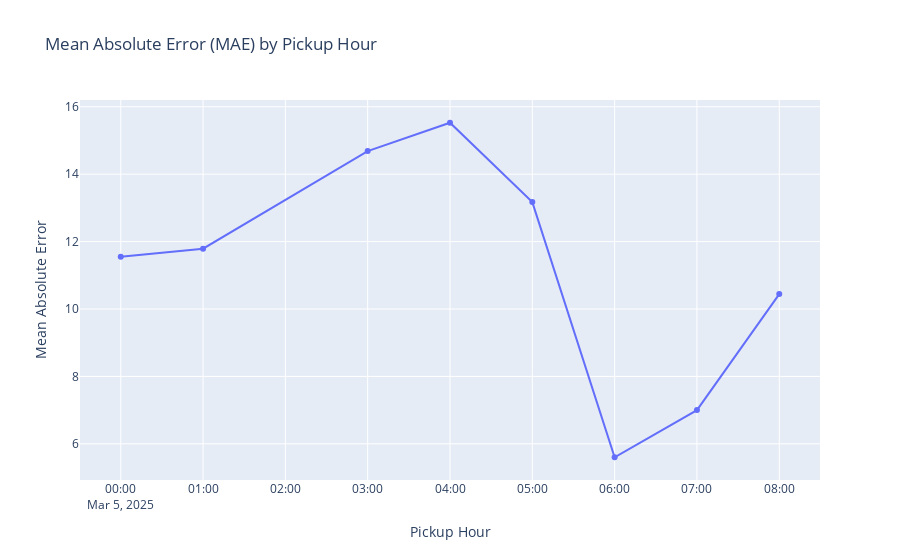

The notebook cell this image was saved under:
### Code cell
import pandas as pd  
import plotly.express as px
df1 = df
df2 = df_pred

# Merge the DataFrames on 'pickup_location_id' and 'pickup_hour'  
merged_df = pd.merge(df1, df2, on=['pickup_location_id', 'pickup_hour'])  

# Calculate the absolute error  
merged_df['absolute_error'] = abs(merged_df['predicted_demand'] - merged_df['rides'])  

# Group by 'pickup_hour' and calculate the mean absolute error (MAE)  
mae_by_hour = merged_df.groupby('pickup_hour')['absolute_error'].mean().reset_index()  
mae_by_hour.rename(columns={'absolute_error': 'MAE'}, inplace=True)  

# Create a Plotly plot  
fig = px.line(  
    mae_by_hour,  
    x='pickup_hour',  
    y='MAE',  
    title='Mean Absolute Error (MAE) by Pickup Hour',  
    labels={'pickup_hour': 'Pickup Hour', 'MAE': 'Mean Absolute Error'},  
    markers=True  
)  

# Show the plot  
fig.show()

### Figure 1 — Plotly figure (JSON) as saved in the notebook; plotly's stock layout.template omitted (floating-point values rounded to 4 significant figures)
{"data": [{"hovertemplate": "Pickup Hour=%{x}<br>Mean Absolute Error=%{y}<extra></extra>", "legendgroup": "", "line": {"color": "#636efa", "dash": "solid"}, "marker": {"symbol": "circle"}, "mode": "lines+markers", "name": "", "orientation": "v", "showlegend": false, "type": "scatter", "x": ["2025-03-05T00:00:00+00:00", "2025-03-05T01:00:00+00:00", "2025-03-05T03:00:00+00:00", "2025-03-05T04:00:00+00:00", "2025-03-05T05:00:00+00:00", "2025-03-05T06:00:00+00:00", "2025-03-05T07:00:00+00:00", "2025-03-05T08:00:00+00:00"], "xaxis": "x", "y": [11.55, 11.79, 14.69, 15.53, 13.17, 5.602, 7, 10.44], "yaxis": "y"}], "layout": {"legend": {"tracegroupgap": 0}, "title": {"text": "Mean Absolute Error (MAE) by Pickup Hour"}, "xaxis": {"anchor": "y", "domain": [0, 1], "title": {"text": "Pickup Hour"}}, "yaxis": {"anchor": "x", "domain": [0, 1], "title": {"text": "Mean Absolute Error"}}}}
